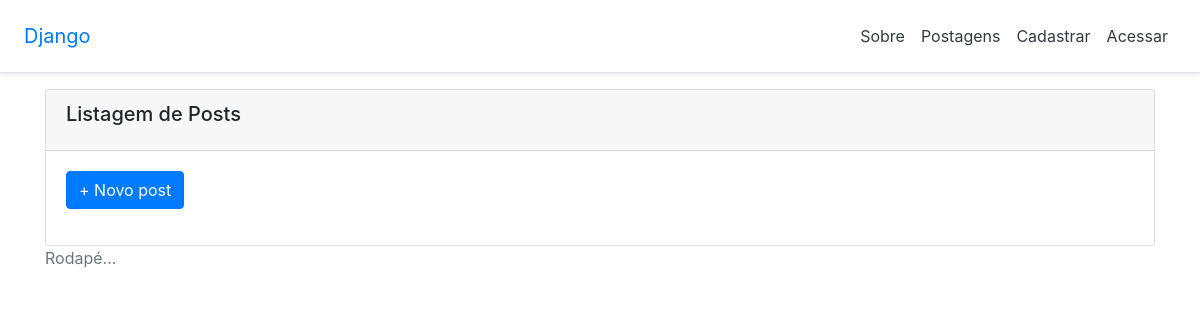
Page /posts on the earlier database version.
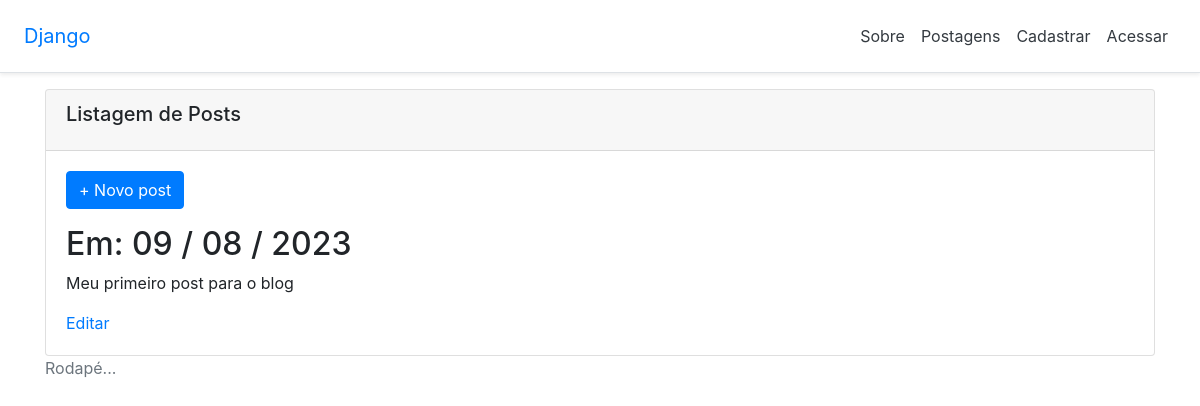
Same page on the later database version.
### blog/models.py (models this page shows)
class Post(models.Model):
    body_text = models.TextField("Texto Principal")
    pub_date = models.DateTimeField("Data Publicação")
    categoria = models.CharField(
        "Categoria",
        max_length=15,
        choices=[
            ("noticias", "Notícias"),
            ("como_fazer", "Como Fazer"),
            ("review", "Review"),
        ],
        default=None,
        null=True,
    )

### blog/views.py (the view)
# urls.py: path("posts", PostListView.as_view(), name="posts_all"),
class PostListView(ListView):
    model = Post
    template_name = "post/post_list.html"
    context_object_name = "posts"

### templates/post/post_list.html (shortened to what this page needs)
{% extends '_layout1.html' %} {%block content %}
<div class="card">
  <div class="card-header">
    <h5 class="card-title">Listagem de Posts</h5>
  </div>
  <div class="card-body">
    <a href="{% url 'post_add' %}" class="btn btn-primary mb-3">
      + Novo post
    </a>
    {% for post in posts %}
    <article>
      <h2>Em: {{ post.pub_date|date:"d / m / Y" }}</h2>
      <p>{{ post.body_text }}</p>
      <a href="{% url 'post_edit' pk=post.id %}" class="link-secondary">
        Editar
      </a>
    </article>
    {% endfor %}
  </div>
</div>
{% endblock %}

### templates/_layout1.html (shortened to what this page needs)
{% extends '_base.html' %}
{% load static %}
{% block head_title %} Django Framework {% endblock %} {% block css %}
<link
  rel="stylesheet"
  href="https://stackpath.bootstrapcdn.com/bootstrap/4.4.1/css/bootstrap.min.css"
/>
<link rel="stylesheet" href="{% static 'css/base.css' %}" />
{% endblock %} {% block header %}
<main role="main">
  <div
    class="d-flex flex-column flex-md-row align-items-center p-3 px-md-4 mb-3 bg-white border-bottom shadow-sm"
  >
    <h5 class="my-0 mr-md-auto font-weight-normal">
      <a href="{% url 'index' %}">Django</a>
    </h5>
    <a class="p-2 text-dark" href="{% url 'about_page' %}">Sobre</a>
    <a class="p-2 text-dark" href="{% url 'posts_all' %}">Postagens</a>
    {% if user.is_authenticated %}
    <a class="p-2 text-dark" href="{% url 'account_edit' pk=user.pk %}"
      >Minha conta</a
    >
    <a class="p-2 text-dark" href="{% url 'logout' %}">Sair</a>
    {% else %}
    <a class="p-2 text-dark" href="{% url 'signup' %}">Cadastrar</a>
    <a class="p-2 text-dark" href="{% url 'login' %}">Acessar</a>
    {% endif %}
  </div>
</main>
{% endblock %} {% block main %}
<div class="container">
  {% include 'messages.html' %} {% block content %}{% endblock content %}
</div>
{% endblock %} {% block footer %}
<footer class="footer">
  <div class="container">
    <span class="text-muted">Rodapé...</span>
  </div>
</footer>
{% endblock %}

### templates/_base.html (shortened to what this page needs)
{% load static %}
<!DOCTYPE html>
<html>
  <head>
    {% block css %}{% endblock %}
  </head>
  <body>
    {% block header %}{% endblock %} {% block main %}{% endblock %} {% block footer %}{% endblock %}
  </body>
</html>

Differences in the rows shown:
added Post: pub_date "09 / 08 / 2023", body_text "Meu primeiro post para o blog"
